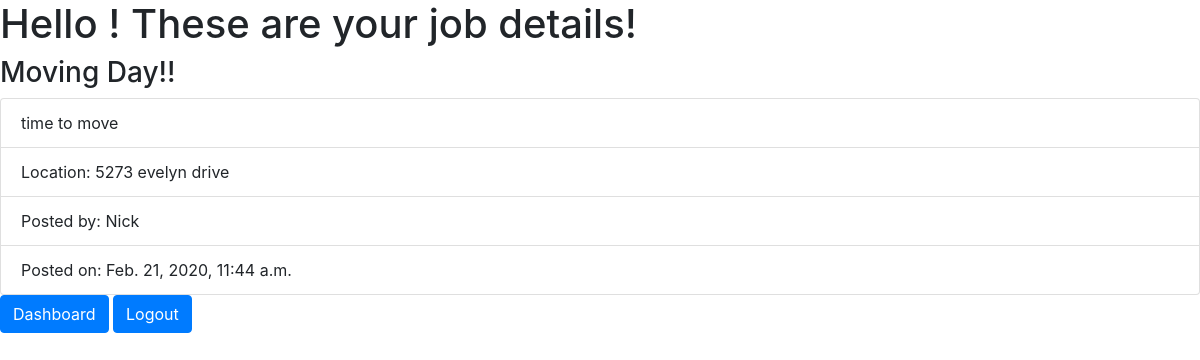
Screenshot of /jobs/1 with the database file from the repository.
### handy_app/models.py (models this page shows)
class Job(models.Model):
    title = models.CharField(max_length=255)
    desc = models.TextField()
    location = models.EmailField(max_length=254)
    created_by = models.ForeignKey(User, related_name='jobs', on_delete=models.CASCADE)
    created_at = models.DateTimeField(auto_now_add=True)
    updated_at = models.DateTimeField(auto_now=True)
    objects = JobManager()

class User(models.Model):
    first_name = models.CharField(max_length=255)
    last_name = models.CharField(max_length=255)
    email = models.EmailField(max_length=254)
    password = models.CharField(max_length=255)
    created_at = models.DateTimeField(auto_now_add=True)
    updated_at = models.DateTimeField(auto_now=True)
    objects = UserManager()

### handy_app/views.py (the view)
# urls.py: path('jobs/<int:id>', views.job_details),
def job_details(request,id):
    my_job = Job.objects.get(id=id)
    context = {
        'job' : my_job
    }
    return render(request,'jobdetails.htm',context)

### handy_app/templates/jobdetails.htm (shortened to what this page needs)
<!DOCTYPE html>
<html>
    <head>
        <link rel="stylesheet" href="https://stackpath.bootstrapcdn.com/bootstrap/4.3.1/css/bootstrap.min.css">
    </head>
    <body>
        <h1>Hello {{ current_user.first_name }}! These are your job details!</h1>
        <h3>{{ job.title }}</h3>
        <ul class="list-group">
            <li class="list-group-item">{{ job.desc }}</li>
            <li class="list-group-item">Location: {{ job.location }}</li>
            <li class="list-group-item">Posted by: {{job.created_by.first_name}}</li>
            <li class="list-group-item"> Posted on: {{ job.created_at }}</li>
        </ul>
        <button class="btn btn-primary"><a href="/dashboard" style="color: white;">Dashboard</a></button>
        <button class="btn btn-primary"><a href="/logout" style="color: white;">Logout</a></button>
    </body>
</html>

### rows the page displays
Job: title "Moving Day!!", desc "time to move", location "5273 evelyn drive", created_by.first_name "Nick", created_at "Feb. 21, 2020, 11:44 a.m."
